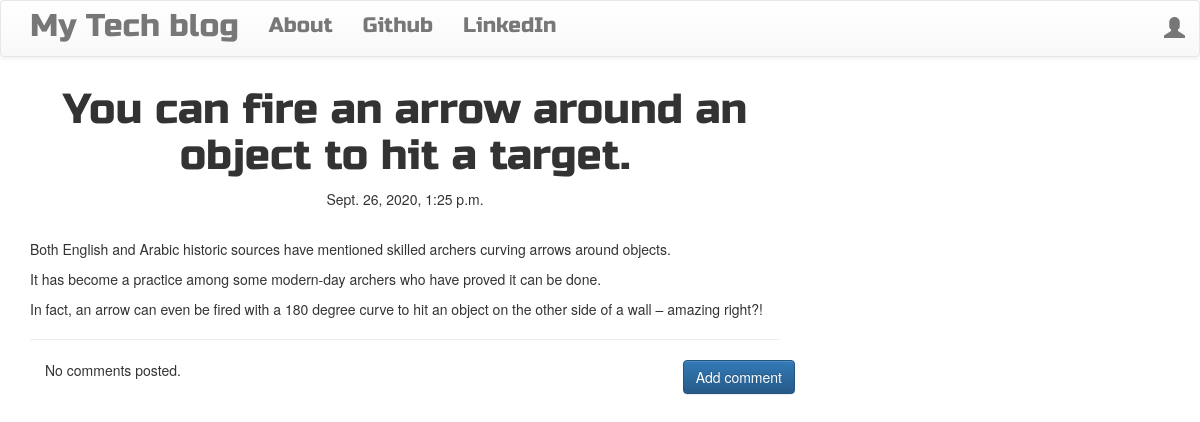
Screenshot of /post/2 with the database file from the repository.
### EpicBlog/models.py (models this page shows, shortened)
class Post(models.Model):
    author = models.ForeignKey('auth.User',on_delete=models.CASCADE,)
    title = models.CharField(max_length=200)
    text = models.TextField()
    img = models.ImageField(upload_to='EpicBlog/images',default="")
    created_date = models.DateTimeField(default=timezone.now)
    published_date = models.DateTimeField(blank=True, null=True)

### EpicBlog/views.py (the view)
# urls.py: url(r'^post/(?P<pk>\d+)$', views.PostDetailView.as_view(), name='post_detail'),
class PostDetailView(DetailView):
    model = Post

### EpicBlog/templates/EpicBlog/post_detail.html (shortened to what this page needs)
{% extends 'EpicBlog/base.html' %}
{% block content %}
        <h1 class='posttitle loader'>{{ post.title }}</h1>
        {% if post.published_date %}
            <div class="date postdate">
                {{ post.published_date }}
            </div>
        {% else %}
            <a class="btn btn-default" href="{% url 'post_publish' pk=post.pk %}">Publish</a>
        {% endif %}
        <div class="container">
        </div>
      <p class='postcontent' >{{ post.text|safe|linebreaksbr }}</p>
  <hr>
  <a class="btn btn-primary btn-comment" href="{% url 'add_comment_to_post' pk=post.pk %}">Add comment</a>
  <div class="container">
  {% for comment in post.comments.all %}
  <br>
      {% if user.is_authenticated or comment.approved_comment %}
              {{ comment.created_date }}
              {% if not comment.approved_comment %}
                  <a class="btn btn-default" href="{% url 'comment_remove' pk=comment.pk %}"><span class="glyphicon glyphicon-remove"></span></a>
                  <a class="btn btn-default" href="{% url 'comment_approve' pk=comment.pk %}"><span class="glyphicon glyphicon-ok"></span></a>
              {% endif %}
          <p>{{ comment.text|safe|linebreaks }}</p>
          <p>Posted by: <strong>{{ comment.author }}</strong></p>
      {% endif %}
  {% empty %}
      <p>No comments posted.</p>
  {% endfor %}
</div>
{% endblock %}

### EpicBlog/static/css/blog.css (style rules this page uses)
.postdate { text-align: center; }
.posttitle { font-family: 'Russo One',sans-serif; font-size: 3em; text-align: center; }
.btn-comment { position: absolute; right: 0px; }
.loader { filter:hue-rotate(0deg); color:linear-gradient(45deg,#0f8,#08f); animation:hue 10000ms infinite linear; }

### rows the page displays
Post: title "You can fire an arrow around an object to hit a target.", published_date "Sept. 26, 2020, 1:25 p.m.", text "Both English and Arabic historic sources have mentioned skilled archers curving arrows around objects. It has become a practice among some modern-day archers who have proved it can be done. In fact, an arrow can even be fired with a 180 degree curve to hit an object on the other side of a wall – amazing right?!"
